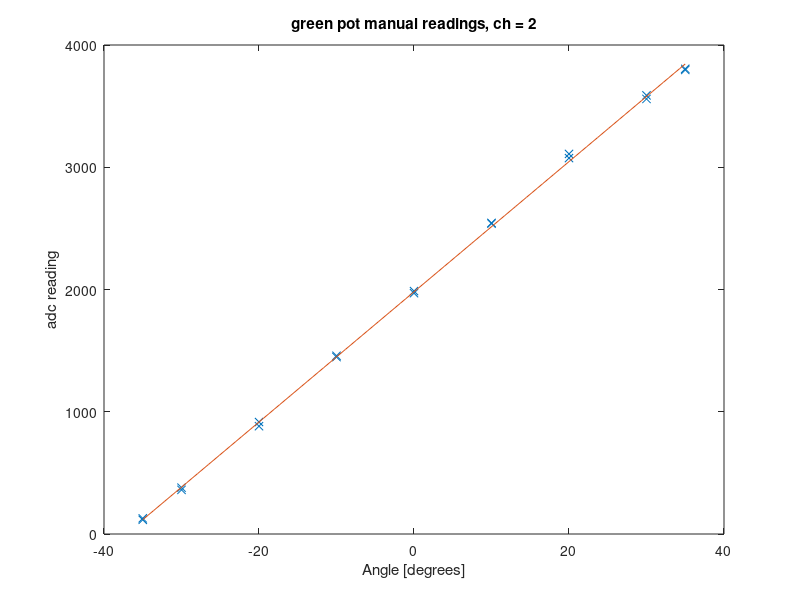

MATLAB code to generate this figure:
%% Blue
% log_name = "log_347_2021-3-31-16-09-42";
% topic = "adc_report";
% directory = "/home/murray/OneDrive/Masters/QGroundControl/Logs/HoneyBee/2021-03-29_calibrate_pot_blue";
% filename = strcat(directory, "/", log_name, "_", topic, "_0", ".csv");
% csv_matrix = readmatrix(filename);
% 
% timestamp = csv_matrix(:,1).*1e-6; % in seconds
% raw_data = csv_matrix(:,3:14);
% 
% close all;
% channels = [4,10]; % Channel 10 = 3.3V, Channel 4 = 6.6V
% for i = channels
%     figure(i+1);
%     plot(timestamp, raw_data(:,i+1)) % +1 to convert channel ID to MATLAB index
% end

% Manual measurements
% Take stick to angle on protractor
% send command on MAVlink console: listener adc_report -n 3
% channel 10
% pot range = -35 to 35 degrees
manual_input = [... % [angle degrees, adc 10, adc 11] 
    55, 116, 68;    
    60, 361, 216;
    70, 916, 555;
    80, 1458, 890;
    90, 1987, 1281;
    100, 2545, 1741;
    110, 3075, 2160;
    120, 3588, 2570;
    125, 3796, 2725;
    55, 128, 76;
    60, 379, 228;
    70, 882, 526;
    80, 1447, 868;
    90, 1970, 1235;
    100, 2539, 1689;
    110, 3109, 2131;
    120, 3559, 2534;
    125, 3805, 2716];

manual_input(:,1) = manual_input(:,1) - 90; % Convert to 0 deg = down

ch = 2; % ch = 2 has least noise. choose which 3.3V report channel. 2 = ch 10, 3 = ch 11

adc_line_fit = polyfit(manual_input(:,ch), manual_input(:,1), 1); % line fit for adc2angle
adc2angle = @(adc) polyval(adc_line_fit, adc); % Convert green adc value to angle [degrees]

angle_line_fit = polyfit(manual_input(:,1), manual_input(:,ch), 1); % line fit for angle2adc
angle2adc = @(angle) polyval(angle_line_fit, angle); % Convert green adc value to angle [degrees]

% Plot range
figure
plot(manual_input(:,1), manual_input(:,ch), 'x')
hold on
x_range = linspace(min(manual_input(:,1)), max(manual_input(:,1)), 100);
plot(x_range, angle2adc(x_range))
title(['green pot manual readings, ch = ', num2str(ch)])
ylabel('adc reading')
xlabel('Angle [degrees]')
